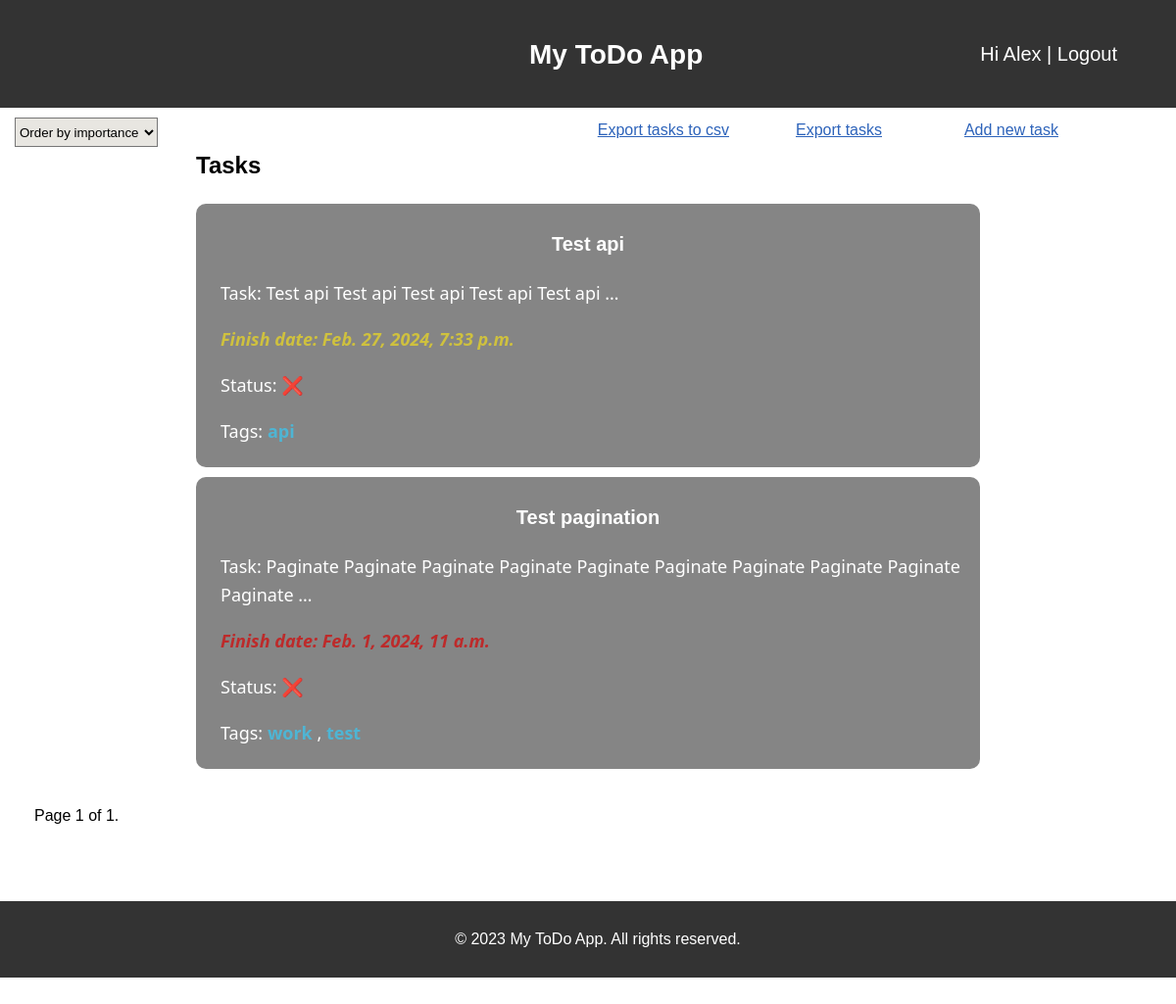
The app's page / (signed in) with its own data.
### todolist/models.py (models this page shows, shortened)
class Task(models.Model):
    user = models.ForeignKey(User, on_delete=models.CASCADE, related_name='tasks', verbose_name='User')
    title = models.CharField(max_length=50, verbose_name='Title')
    slug = models.SlugField(max_length=50, unique=True, db_index=True, verbose_name='URL')
    description = models.TextField(verbose_name='Description')
    finish_date = models.DateTimeField(verbose_name='Date')
    finished = models.BooleanField(default=False, verbose_name='Finished')
    signif = models.ForeignKey('Importance', on_delete=models.PROTECT, null=True,
                               verbose_name='Importance')
    tag = TaggableManager()
    class Meta:
        ordering = [ 'signif','finished', 'title', '-finish_date']
    def get_absolute_url(self):
        return reverse('todolist:task_detail' , args=[self.id])

### todolist/views.py (the view)
# urls.py: path('', views.main_page, name='home'),
@login_required(login_url='login/')
def main_page(request, tag_slug=None):
    title = 'Todo'
    user = get_user(request)
    tag = None
    tasks = Task.objects.filter(user=user)
    if tag_slug:
        tag = get_object_or_404(Tag, slug=tag_slug)
        tasks= Task.objects.filter(tag__in = [tag])
    paginator = Paginator(tasks, 6)
    page_number = request.GET.get('page', 1)
    try:
        tasks = paginator.page(page_number)
    except EmptyPage:
        tasks = paginator.page(paginator.num_pages)
    except PageNotAnInteger:
        tasks = paginator.page(1)
    return render(request, 'todolist/index.html', {"title" : title, "tasks" : tasks, "tag":tag} )

### todolist/views.py (called while the page is built)
def get_user(request):
    user_id = request.user.id
    user = User.objects.get(pk=user_id)
    return user

### todolist/templates/todolist/index.html (shortened to what this page needs)
{% extends 'todolist/base.html' %}
{% block content %}
    <a class="new-task" href='{% url "todolist:add_task" %}'>Add new task</a>
    <a class="export" href='{% url "todolist:export" %}'>Export tasks</a>
    <a class="export-csv" href="{% url 'todolist:export_csv' %}">Export tasks to csv</a>
{% if tasks %}
    <div class="ordering">
        <select id='ordering'name="ordering">
            <option >Order by importance</option>
        </select>
    </div>
    <div class="container">
        {% if tag %}
            <h2>Tasks tagged with tag {{ tag.name }}. Go back to <a class="tag-main-page" href="{% url 'todolist:home' %}">main page</a>.</h2>
        {% else %}
            <h2>Tasks</h2>
        {% endif %}
        <div class="tasks-list">
        {% for task in tasks %}
        <div class="tasks-cont">
        <div class="task-body">
            <div class="task-area">
                <p class="task-title"><a href="{{task.get_absolute_url}}" class="link-title">{{task.title}}</a></p>
                <p class="task-desc">Task: {{task.description|truncatewords:10}}</p>
                {% if task.signif.importance == "Low"%}
                    <p class="task-finish-date"><span class="finish-low">Finish date: {{task.finish_date}}</span></p>
                {% elif task.signif.importance == "Medium"%}
                    <p class="task-finish-date"><span class="finish-medium">Finish date: {{task.finish_date}}</span></p>
                {% elif task.signif.importance == "High"%}
                    <p class="task-finish-date"><span class="finish-high">Finish date: {{task.finish_date}}</span></p>
                {% else %}
                    <p class="task-finish-date"><span class="finish-critical">Finish date: {{task.finish_date}}</span></p>
                {%endif%}
                {% if task.finished%}
                    <p class="task-finished">Status: ✅</p>
                {%else %}
                    <p class="task-finished">Status: ❌</p>
                {%endif%}
                {% if task.tag.all%}
                    <p class="task-desc">Tags:
                        {% for tag in task.tag.all %}
                        <a class = "link-tag" href="{% url 'todolist:home_by_tags' tag.slug %}">{{tag.name}}</a>
                        {% if not forloop.last %}, {% endif %}
                        {% endfor %}
                    </p>
                {% else %}
                    <p class="task-desc">Tags: no tags</p>
                {% endif %}
            </div>
        </div>
        </div>
        {% endfor %}
        </div>
    </div>
    {% include "todolist/pagination.html" with page=tasks%}
{% else %}
<p>No one tasks added</p>
{% endif %}
{% endblock %}

### todolist/templates/todolist/base.html (shortened to what this page needs)
{% load static %}
<!DOCTYPE html>
<html>
<head>
  <link rel="stylesheet" type="text/css" href="{% static 'todolist/css/style.css' %}">
</head>
<body>
  <header>
    <h1 class="title-name">My ToDo App</h1>
    {% if request.user.is_authenticated %}
      <span class="user"> Hi <a href="{% url 'todolist:profile' %}">{{request.user.username|capfirst}}</a> |
        <a href="{% url 'todolist:logout' %}">Logout</a>
      </span>
    {% endif %}
  </header>
  <content>
    {% block content %}
    {% endblock %}
  </content>
  <footer>
    <div class="cont-foot">
      <p>&copy; 2023 My ToDo App. All rights reserved.</p>
    </div>
  </footer>
</body>
</html>

### todolist/static/todolist/css/style.css (style rules this page uses)
html { height: 150%; }
body { font-family: Arial, sans-serif; line-height: 1.6; margin: 0; padding: 0; height: 100%; overflow-x: hidden; }
content { display: block; height: 100%; }
.container { max-width: 800px; margin: 0 auto; padding: 20px; }
header { background-color: #333; color: #fff; padding: 15px; position: relative; text-align: center; font-size: 14px; height: 80px; }
.ordering { position: fixed; top: 120px; left: 15px; width: 200px; transition: 1s; }
.ordering > select { height: 30px; background-color: #e8e6e1; }
footer { background-color: #333; color: #fff; padding: 10px; text-align: center; position:relative; width: 100%; margin: 0; margin-top: 10px; flex: 0 0 auto; }
.cont-foot { max-width: 960px; margin: 0 auto; }
.task-area { background-color: #0000007a; border-radius: 10px; padding: 5px; margin-bottom: 10px; }
.task-title { text-align: center; color: #fff; font-weight: bold; font-size: 20px; }
.link-title { text-decoration: none; color: #ffffff; }
.link-tag { text-decoration: none; color: #4eb5d4; font-weight: bold; }
.task-desc, .task-finish-date, .task-finished { padding-left: 20px; font-size: 18px; color: #fff; font-family: 'Segoe UI', Tahoma, Geneva, Verdana, sans-serif ; }
.task-finish-date { font-style: italic; font-weight: bold; }
.finish-medium { color: #cfc13e }
.finish-critical { color: #bd2a2a; }
.export { right: 25%; }
.export-csv { right: 38%; }
.new-task { right: 10%; position: fixed; }
.export, .export-csv { position: absolute; }
.new-task, .export, .export-csv { color:#2d63ba; font-size: 20; top: 120px; }
.task-body { font-size: 30px; text-decoration: none; }
.title-name { position: absolute; display: inline-block; left: 45%; }
.user { display: inline-block; position: absolute; top: 35%; right: 5%; font-size: 20px; }
.user a { text-decoration: none; color: #fff; }

### records on screen
Task: title "Test api", description "Test api Test api Test api Test api Test api …", finish_date "Feb. 27, 2024, 7:33 p.m.", finished "Status: ❌"
Tag: name "api"
Task: title "Test pagination", description "Paginate Paginate Paginate Paginate Paginate Paginate Paginate Paginate Paginate Paginate …", finish_date "Feb. 1, 2024, 11 a.m.", finished "Status: ❌"
Tag: name "work"
Tag: name "test"

### other values on screen
{{ request.user.username|capfirst }} "Alex"
{{ page.number }} "1"
{{ page.paginator.num_pages }} "1"
